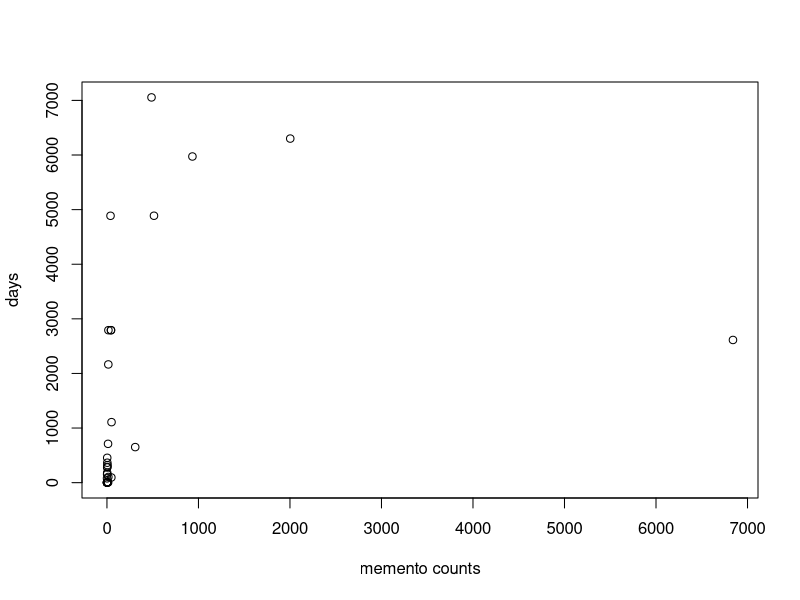

The R script that drew this image:
d = read.table('numberdays.txt',col.name=c("number_of_days"))
b = read.table('abovezerocounts.json',col.name=c("memento_counts"))
 plot(b$memento_counts,d$number_of_days,xlab="memento counts",ylab="days")